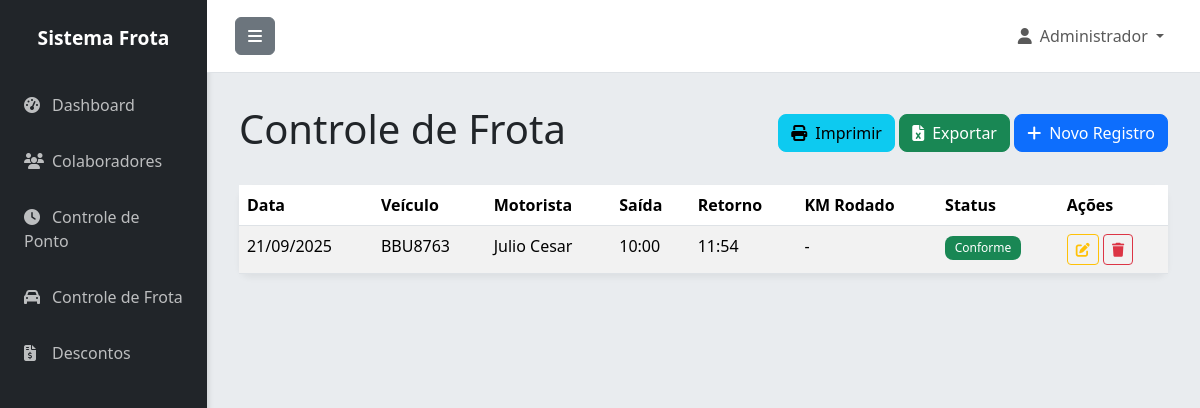
Page /frota (signed in) on the earlier database version.
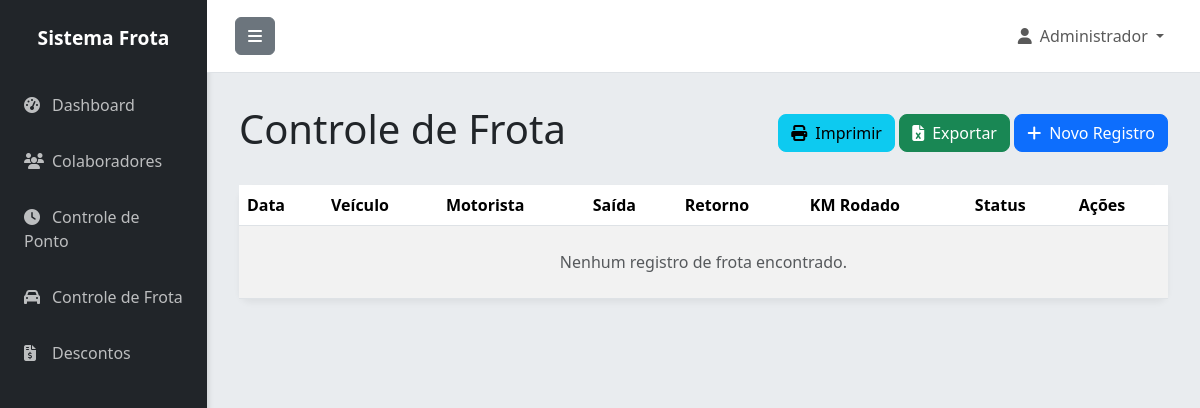
Same page on the later database version.
### app.py (models this page shows)
class Frota(db.Model):
    id = db.Column(db.Integer, primary_key=True)
    data = db.Column(db.Date, nullable=False)
    veiculo = db.Column(db.String(20), nullable=False)
    motorista_id = db.Column(db.Integer, db.ForeignKey('colaborador.id'), nullable=False)
    hora_saida = db.Column(db.Time)
    hora_retorno = db.Column(db.Time)
    km_inicial = db.Column(db.Float)
    km_final = db.Column(db.Float)
    observacao = db.Column(db.Text)
    status = db.Column(db.String(20), default='conforme')  # conforme ou extraordinaria
    criado_em = db.Column(db.DateTime, default=datetime.utcnow)

class Colaborador(db.Model):
    id = db.Column(db.Integer, primary_key=True)
    nome = db.Column(db.String(100), nullable=False)
    matricula = db.Column(db.String(50), unique=True, nullable=False)
    cpf = db.Column(db.String(14), unique=True)
    telefone = db.Column(db.String(20))
    email = db.Column(db.String(120))
    veiculo_vinculado = db.Column(db.String(20))
    ativo = db.Column(db.Boolean, default=True)
    criado_em = db.Column(db.DateTime, default=datetime.utcnow)
    pontos = db.relationship('Ponto', backref='colaborador', lazy=True, cascade='all, delete-orphan')
    frotas = db.relationship('Frota', backref='motorista_obj', lazy=True)
    descontos = db.relationship('Desconto', backref='colaborador', lazy=True)

### app.py (the view)
@app.route('/frota')
@login_required
def frota():
    registros = Frota.query.order_by(Frota.data.desc()).all()
    colaboradores = Colaborador.query.filter_by(ativo=True).all()
    return render_template('frota.html', registros=registros, colaboradores=colaboradores)

### app.py (called while the page is built, shortened)
@login_manager.user_loader
def load_user(user_id):
    return Usuario.query.get(int(user_id))

@app.before_request
def create_tables():
    db.create_all()

### templates/frota.html (shortened to what this page needs)
{% extends "base.html" %}
{% block content %}
<div class="d-flex justify-content-between align-items-center mb-4">
    <h1 class="fw-light">Controle de Frota</h1>
    <div>
        <button onclick="window.print()" class="btn btn-info"><i class="fas fa-print me-2"></i>Imprimir</button>
        <a href="{{ url_for('exportar', tipo='frota') }}" class="btn btn-success"><i class="fas fa-file-excel me-2"></i>Exportar</a>
        <a href="{{ url_for('novo_frota') }}" class="btn btn-primary"><i class="fas fa-plus me-2"></i>Novo Registro</a>
    </div>
</div>
<div class="card">
    <div class="card-body p-0">
        <div class="table-responsive">
            <table class="table table-striped table-hover mb-0">
                <thead class="bg-light">
                    <tr>
                        <th scope="col">Data</th>
                        <th scope="col">Veículo</th>
                        <th scope="col">Motorista</th>
                        <th scope="col">Saída</th>
                        <th scope="col">Retorno</th>
                        <th scope="col">KM Rodado</th>
                        <th scope="col">Status</th>
                        <th scope="col">Ações</th>
                    </tr>
                </thead>
                <tbody>
                    {% for registro in registros %}
                    <tr>
                        <td>{{ registro.data.strftime('%d/%m/%Y') }}</td>
                        <td>{{ registro.veiculo }}</td>
                        <td>{{ registro.motorista_obj.nome }}</td>
                        <td>{{ registro.hora_saida.strftime('%H:%M') if registro.hora_saida else '-' }}</td>
                        <td>{{ registro.hora_retorno.strftime('%H:%M') if registro.hora_retorno else '-' }}</td>
                        <td>
                            {% if registro.km_final and registro.km_inicial %}
                                {{ "%.1f"|format(registro.km_final - registro.km_inicial) }} km
                            {% else %}
                                -
                            {% endif %}
                        </td>
                        <td>
                            {% if registro.status == 'conforme' %}
                                <span class="badge bg-success">Conforme</span>
                            {% else %}
                                <span class="badge bg-danger">Extraordinária</span>
                            {% endif %}
                        </td>
                        <td>
                            <a href="{{ url_for('editar_frota', id=registro.id) }}" class="btn btn-sm btn-outline-warning" title="Editar"><i class="fas fa-edit"></i></a>
                            <a href="{{ url_for('excluir_frota', id=registro.id) }}" class="btn btn-sm btn-outline-danger" title="Excluir" onclick="return confirm('Tem certeza que deseja excluir este registro?')"><i class="fas fa-trash"></i></a>
                        </td>
                    </tr>
                    {% else %}
                    <tr>
                        <td colspan="8" class="text-center text-muted py-4">Nenhum registro de frota encontrado.</td>
                    </tr>
                    {% endfor %}
                </tbody>
            </table>
        </div>
    </div>
</div>
{% endblock %}

Differences in the rows shown:
removed Frota: data "21/09/2025", veiculo "BBU8763", motorista_obj.nome "Julio Cesar", hora_saida "10:00", hora_retorno "11:54", status "Conforme"
Other differences:
text now shown: "Nenhum registro de frota encontrado."
